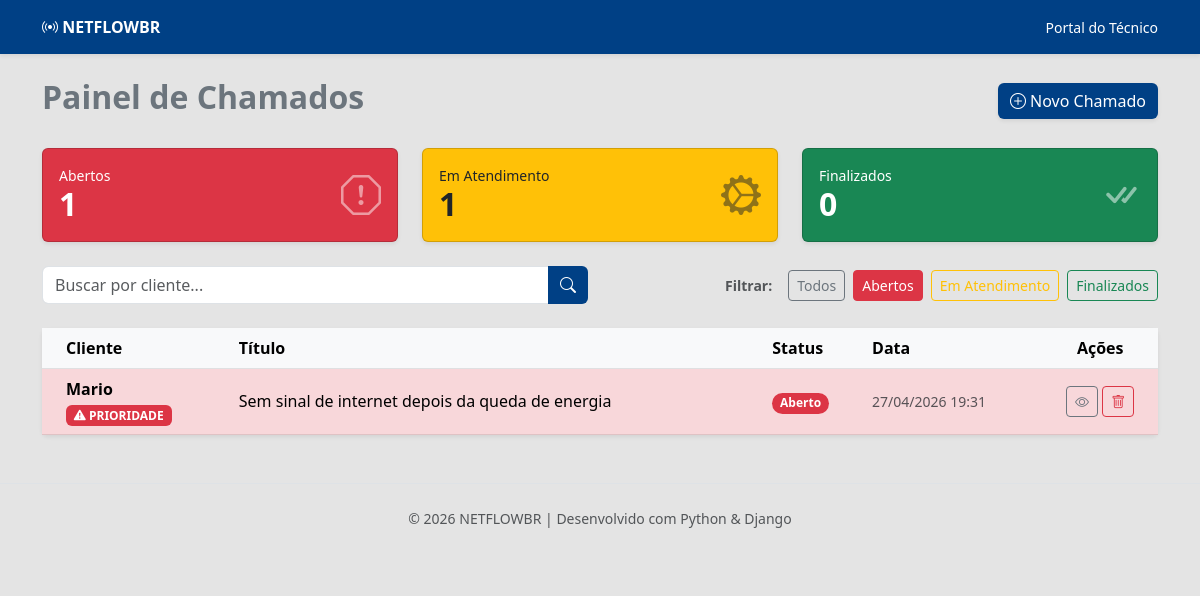
/?status=aberto, run on the app's committed database.
### core/models.py (models this page shows, shortened)
class Chamado(models.Model):
    STATUS_CHOICES = [
        ('aberto', 'Aberto'),
        ('progresso', 'Em Atendimento'),
        ('concluido', 'Finalizado'),
    ]
    prioridade = models.BooleanField(default=False, verbose_name="É Prioridade?")
    cliente = models.CharField(max_length=100, default='Consumidor Final')
    titulo = models.CharField(max_length=100)
    descricao = models.TextField()
    status = models.CharField(max_length=20, choices=STATUS_CHOICES, default='aberto')
    data_criacao = models.DateTimeField(auto_now_add=True)
    def esta_atrasado(self):
        dias = 2 if self.prioridade else 3
        prazo_limite = timezone.now() - timedelta(days=dias)
        return self.status == 'aberto' and self.data_criacao < prazo_limite

### core/views.py (the view)
# urls.py: path('', views.lista_chamados, name='lista_chamados'),
def lista_chamados (request):
    status_filtro = request.GET.get('status')
    busca = request.GET.get('search')
    todos = Chamado.objects.all()
    total_abertos = todos.filter(status='aberto').count()
    total_progresso = todos.filter(status='progresso').count()
    total_concluido = todos.filter(status='concluido').count()
    chamados = Chamado.objects.all().order_by('-data_criacao')
    if status_filtro:
        chamados= chamados.filter(status=status_filtro)
    if busca:
        chamados = chamados.filter(cliente__icontains=busca)
    return render(request, 'index.html', {
        'chamados': chamados,
        'total_abertos': total_abertos,
        'total_progresso': total_progresso,
        'total_concluido': total_concluido,
    })

### core/templates/index.html (shortened to what this page needs)
{% extends 'base.html' %}
{% block content %}
<div class="d-flex justify-content-between align-items-center mb-4">
    <h2 class="text-secondary fw-bold">Painel de Chamados</h2>
    <a href="{% url 'novo_chamado' %}" class="btn btn-primary shadow-sm">
        <i class="bi bi-plus-circle"></i> Novo Chamado
    </a>
</div>
<div class="row mb-4">
    <div class="col-md-4">
        <div class="card bg-danger text-white shadow-sm h-100">
            <div class="card-body d-flex justify-content-between align-items-center">
                <div><h6 class="mb-0 small uppercase">Abertos</h6><h2 class="fw-bold mb-0">{{ total_abertos }}</h2></div>
                <i class="bi bi-exclamation-octagon fs-1 opacity-50"></i>
            </div>
        </div>
    </div>
    <div class="col-md-4">
        <div class="card bg-warning text-dark shadow-sm h-100">
            <div class="card-body d-flex justify-content-between align-items-center">
                <div><h6 class="mb-0 small uppercase">Em Atendimento</h6><h2 class="fw-bold mb-0">{{ total_progresso }}</h2></div>
                <i class="bi bi-gear-wide-connected fs-1 opacity-50"></i>
            </div>
        </div>
    </div>
    <div class="col-md-4">
        <div class="card bg-success text-white shadow-sm h-100">
            <div class="card-body d-flex justify-content-between align-items-center">
                <div><h6 class="mb-0 small uppercase">Finalizados</h6><h2 class="fw-bold mb-0">{{ total_concluido }}</h2></div>
                <i class="bi bi-check-all fs-1 opacity-50"></i>
            </div>
        </div>
    </div>
</div>
<div class="row mb-4 align-items-center">
    <div class="col-md-6 mb-3 mb-md-0">
        <form method="GET">
            <div class="input-group">
                <input type="text" name="search" class="form-control" placeholder="Buscar por cliente..." value="{{ request.GET.search }}">
                <button class="btn btn-primary" type="submit"><i class="bi bi-search"></i></button>
            </div>
        </form>
    </div>
    <div class="col-md-6 d-flex justify-content-md-end gap-2">
        <span class="align-self-center me-2 fw-bold text-muted small">Filtrar:</span>
        <a href="{% url 'lista_chamados' %}" class="btn btn-sm btn-outline-secondary {% if not request.GET.status %}active{% endif %}">Todos</a>
        <a href="?status=aberto" class="btn btn-sm btn-outline-danger {% if request.GET.status == 'aberto' %}active{% endif %}">Abertos</a>
        <a href="?status=progresso" class="btn btn-sm btn-outline-warning {% if request.GET.status == 'progresso' %}active{% endif %}">Em Atendimento</a>
        <a href="?status=concluido" class="btn btn-sm btn-outline-success {% if request.GET.status == 'concluido' %}active{% endif %}">Finalizados</a>
    </div>
</div>
<div class="card shadow-sm border-0">
    <div class="card-body p-0">
        <table class="table table-hover mb-0">
            <thead class="table-light">
                <tr>
                    <th class="ps-4">Cliente</th>
                    <th>Título</th>
                    <th>Status</th>
                    <th>Data</th>
                    <th class="text-center">Ações</th>
                </tr>
            </thead>
            <tbody>
                {% for chamado in chamados %}
                <tr class="align-middle {% if chamado.esta_atrasado %}table-danger{% endif %}">
                    <td class="ps-4 align-middle">
                        <div class="fw-bold">{{ chamado.cliente }}</div>
                        {% if chamado.prioridade %}
                            <span class="badge bg-danger">
                                <i class="bi bi-exclamation-triangle-fill"></i> PRIORIDADE
                            </span>
                        {% endif %}
                    </td>
                    <td>{{ chamado.titulo }}</td>
                    <td>
                        {% if chamado.status == 'aberto' %}
                            <span class="badge rounded-pill bg-danger">Aberto</span>
                        {% elif chamado.status == 'progresso' %}
                            <span class="badge rounded-pill bg-warning text-dark">Em Atendimento</span>
                        {% else %}
                            <span class="badge rounded-pill bg-success">Finalizado</span>
                        {% endif %}
                    </td>
                    <td class="text-muted small">{{ chamado.data_criacao|date:"d/m/Y H:i" }}</td>
                    <td class="text-center">
                        <a href="{% url 'detalhe_chamado' chamado.id %}" class="btn btn-sm btn-outline-secondary" title="Ver Detalhes">
                            <i class="bi bi-eye"></i>
                        </a>
                        <a href="{% url 'excluir_chamado' chamado.id %}"
                           class="btn btn-sm btn-outline-danger"
                           onclick="return confirm('Tem certeza que deseja excluir este chamado?')"
                           title="Excluir">
                            <i class="bi bi-trash"></i>
                        </a>
                    </td>
                </tr>
                {% empty %}
                <tr><td colspan="5" class="text-center py-5 text-muted">Nenhum chamado encontrado.</td></tr>
                {% endfor %}
            </tbody>
        </table>
    </div>
</div>
{% endblock %}

### core/static/css/newcall.css (style rules this page uses)
:root { --azul-br: #004085; }
body { background-color: #e4e4e4; }
.btn-primary { background-color: var(--azul-br); border: none; }

### data on the page
Chamado: cliente "Mario", prioridade True (drawn), titulo "Sem sinal de internet depois da queda de energia", status "Aberto", data_criacao "27/04/2026 19:31"

### other printed values
{{ total_abertos }} "1"
{{ total_progresso }} "1"
{{ total_concluido }} "0"
